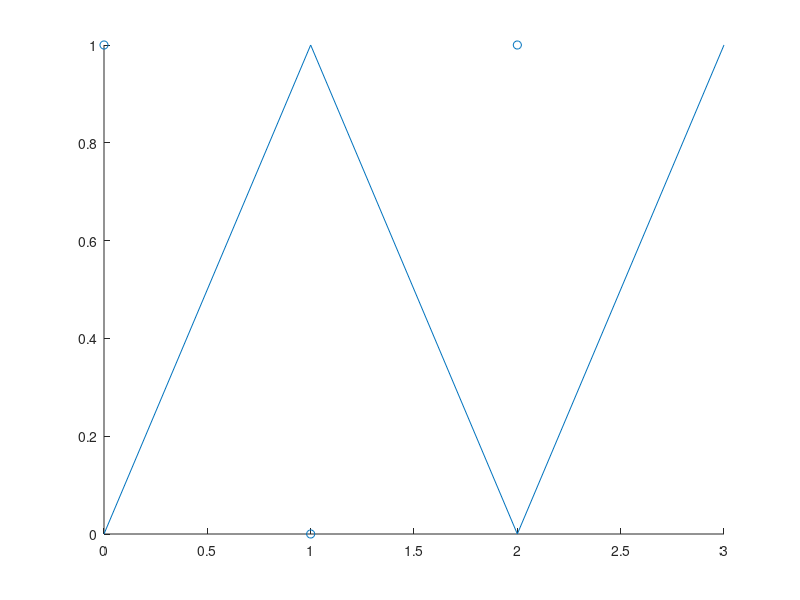

Write the MATLAB code that produced this figure. (Note: this script raises an error after producing the figure.)
f = figure(34);
curve = plot3([0, 1, 2, 3], [0, 1, 0, 1], [0, 1, 2, 3]);
hold on
dots = scatter3([0, 1, 2], [1, 0, 1], [3, 2, 1]);
top_view = view(2);
custom_view = view(45, 20);
queried_view = view();
title("3D Plot");
current = gcf();
